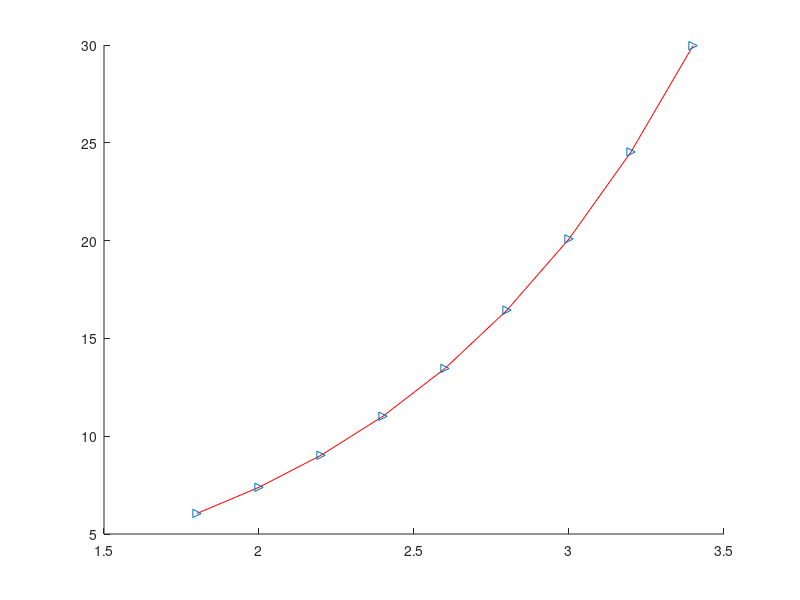

Write the MATLAB code that produced this figure.
%initialisation %%
clear all
clc
clf
x = [1.8:0.2:3.4];
f = [6.050, 7.389, 9.025, 11.023, 13.464, 16.445, 20.086, 24.533, 29.964];
h = 0.2;
n = 8;
F=0.;

for i=2:1:n-1
    F = F + f(i);
end
F = 2 * F;
F = F + f(1);
F = F+ f(n);
F = F * h * 0.5;
disp(F)
y=exp(x);
hold on
plot (x,f, 'red')
plot (x,y, '>')